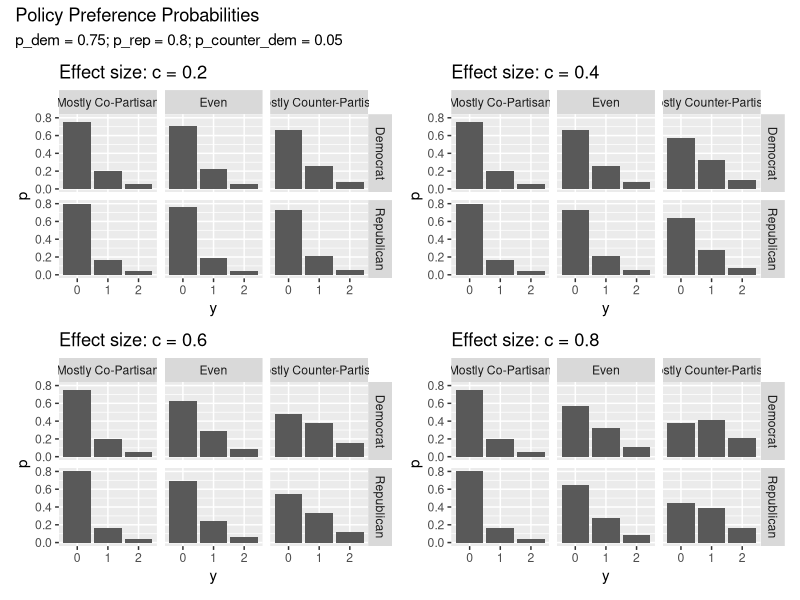
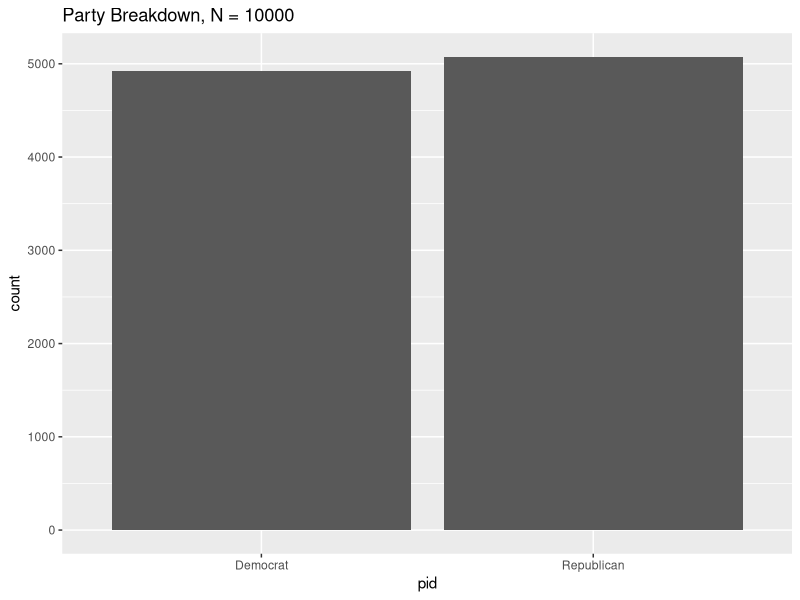
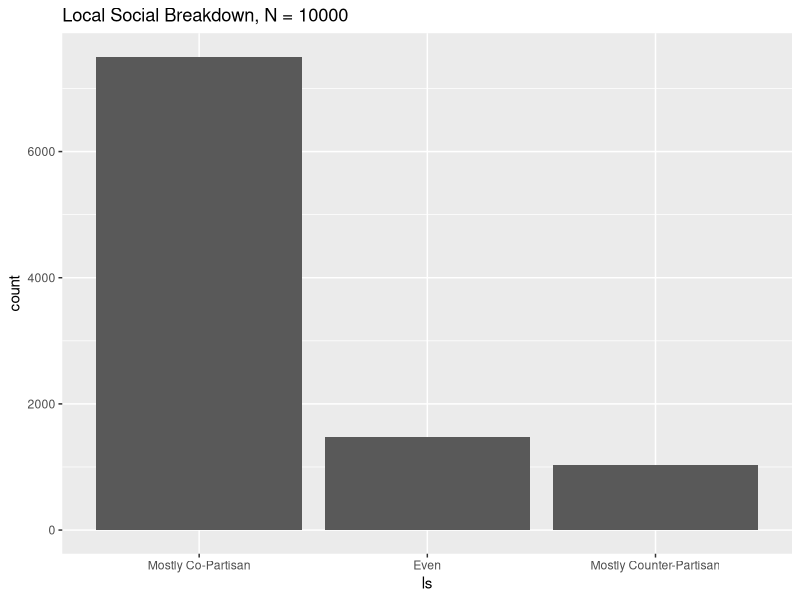
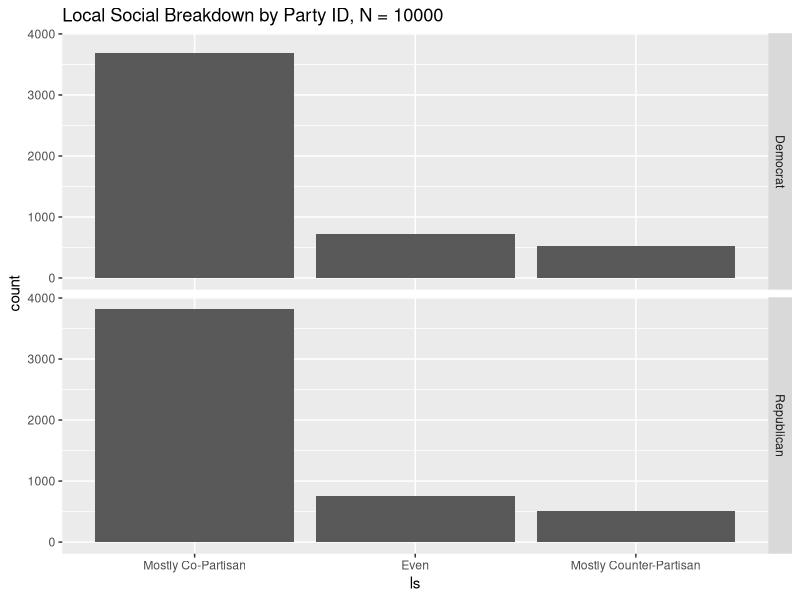
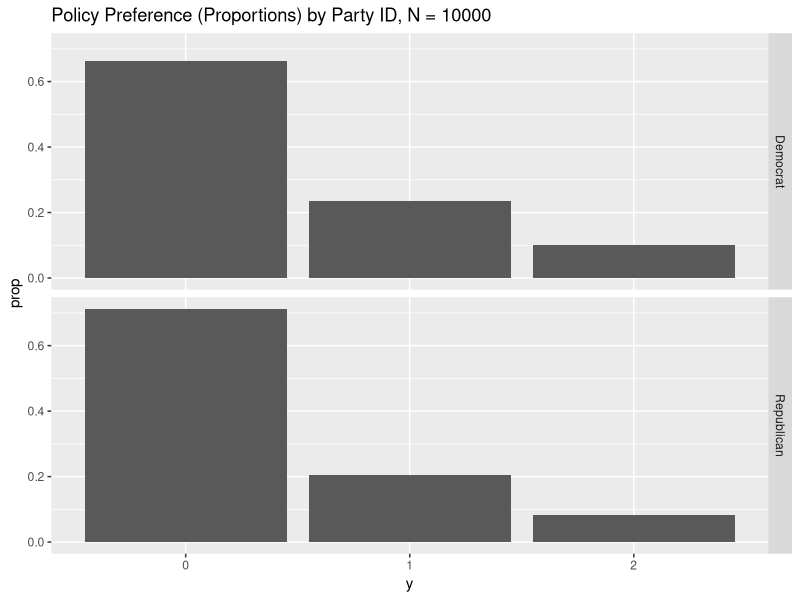
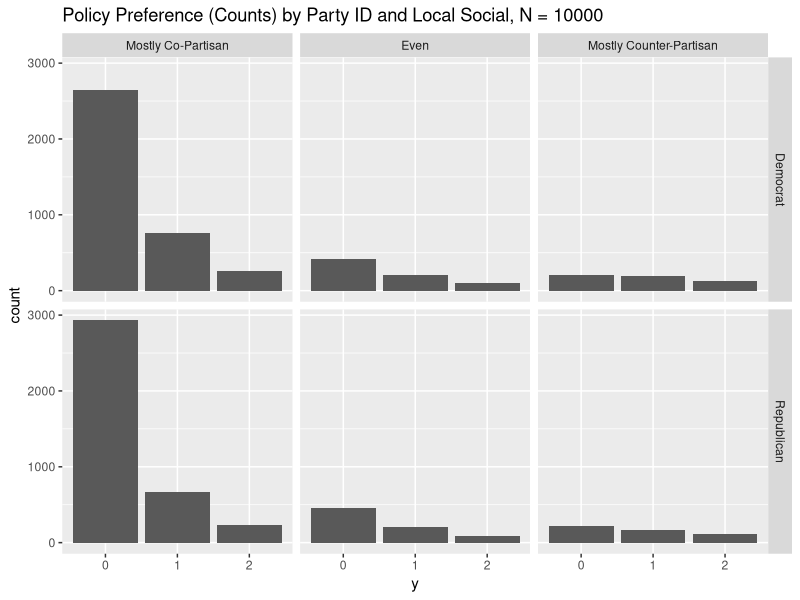
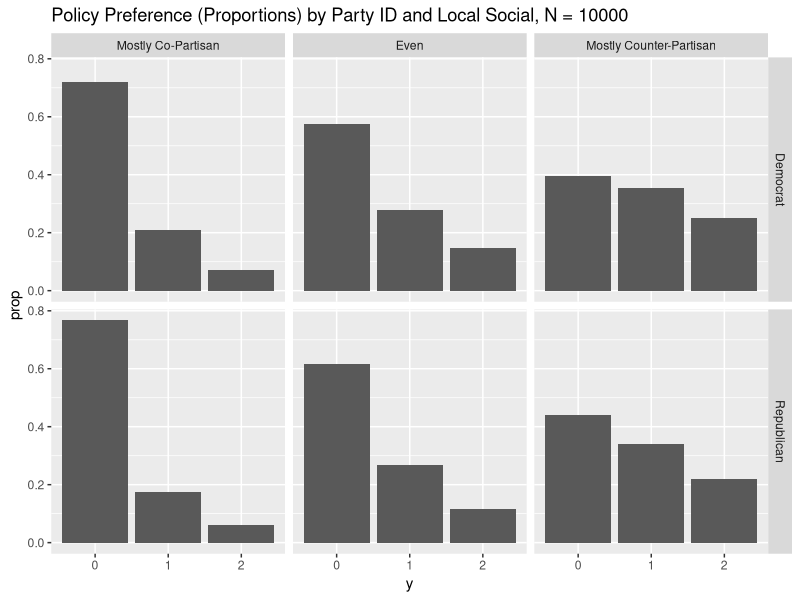
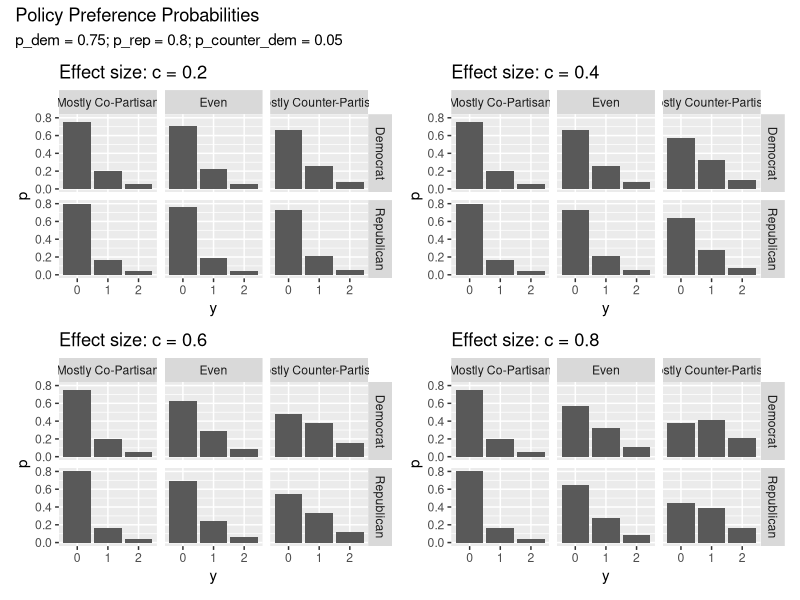

These charts were generated, in order, by the following R code:
library(dplyr)
library(ggplot2)
library(MASS)
library(patchwork)
library(arm)
library(tidyr)

# Helper function to create model parameters intuitively
make_params <- function(p_dem, p_rep, p_counter_dem, c, sigma=0) {
  # `p_dem`: desired P(Y_i = 0 | P_i = 0, L_i = 0), which is the probability that a
  # Democrat (P_i = 0) with mostly Democratic friends (L_i = 0) has a co-partisan
  # policy preference (Y_i = 0).
  
  # `p_rep`: desired P(Y_i = 0 | P_i = 1, L_i = 0), which is the probability that a
  # Republican (P_i = 1) with mostly Republican friends (L_i = 0) has a co-partisan
  # policy preference (Y_i = 0).
  
  # `p_counter_dem`: desired P(Y_i = 2 | P_i = 0, L_i = 0), which is the probability that a
  # Democrat (P_i = 0) with mostly Democratic friends (L_i = 0) takes a completely
  # counter-partisan policy preference (Y_i = 2).
  
  # `c`: coefficient for counterpartisanship in social group. The higher this
  # is, the greater the correlation between counterpartisan friends and
  # counterpartisan policy preferences.
  
  # `sigma`: scale for logistic distribution representing additional
  # person-level variation not explained by party ID or local social
  
  # Intercept
  a <- logit(1 - p_dem)
  
  # Coefficient for Republican
  b <- logit(1 - p_rep) - a
  
  # Cutoff parameter shifting log-odds for P(Y_i > 1)
  d <- a - logit(p_counter_dem)
  
  params <- list(a=a, b=b, c=c, d=d, sigma=sigma)
  return(params)
}

# Helper function to calculate policy preference probabilities for each person
probs <- function(party_id, local_social, params, noise=0) {
  # `party_id`: vector with entries in {0, 1}
  # `local_social`: vector with entries in {0, 1, 2}
  # `params`: list, output from `make_params`
  # `noise`: optional, vector of random individual-level logistic noise
  
  # Calculate the base log-odds, logit[ P(Y_i > 0) ]
  log_odds <- params$a + params$b * party_id + params$c * local_social + noise
  
  # Calculate the actual probabilities of each policy preference
  p_gt_0 <- invlogit(log_odds) # P(Y_i > 0)
  p_gt_1 <- invlogit(log_odds - params$d) # P(Y_i > 1)
  
  # We obtain the probabilities for specific preference values as follows
  #   P(Y_i = 0) = 1 - P(Y_i > 0) = 1 - p_gt_0
  #   P(Y_i = 1) = P(Y_i > 0) - P(Y_i > 1) = p_gt_0 - p_gt_1
  #   P(Y_i = 2) = P(Y_i > 1) = p_gt_1
  p <- cbind(1 - p_gt_0, p_gt_0 - p_gt_1, p_gt_1)
  colnames(p) <- c("p0", "p1", "p2")
  return(p)
}

add_helper_columns <- function(df) {
  # `df`: data.frame containing columns `party_id`, `local_social`
  party_names <- c("Democrat", "Republican")
  local_social_levels <- c("Mostly Co-Partisan", "Even", "Mostly Counter-Partisan")
  
  pid <- factor(party_names[df$party_id + 1], levels=party_names)
  
  ls <- factor(
    local_social_levels[df$local_social + 1],
    levels=local_social_levels
  )
  
  return(data.frame(cbind(pid, ls, df)))
}

simulate_data <- function(N, params) {
  # P_i, party_id. coded as 0 for D, 1 for R.
  party_id <- rbinom(N, 1, 0.5)
  
  # Let's say that people answer according to the following distribution:
  #   Mostly co-partisan (0):        0.75
  #   Roughly even (1):              0.2
  #   Mostly counter-partisan (2):   0.05
  
  # L_i, local social partisanship
  ls_probs <- c(0.75, 0.15, 0.1)
  local_social <- sample(0:2, N, replace=TRUE, prob=ls_probs)
  
  # For simplicity, start with one economic question on a 3-point scale.
  # For example: "The current income tax rate for the highest tax bracket is
  # 37%. Should it be raised, lowered or kept the same?"
  #     i) Raised ii) Kept the same iii) Lowered
  # Denote this by Y_i. Code the variable such that
  #     0: Expected partisan position. "Raised" for D, "Lowered" for R.
  #     1: Middle option.
  #     2: Counter-partisan position. "Lowered" for D, "Raised" for R.
  
  # The ordinal regression model for this problem can be written as:
  # P(Y_i > 0) = invlogit(a + XB)
  # P(Y_i > 1) = invlogit(a + XB - c)
  
  # Additionally, we treat the categorical predictor L_i as a continuous
  # variable, essentially meaning that we assume the "effect" on policy
  # preferences is the samewhen comparing 0 to 1 or 1 to 2. This way,
  # we only have one parameter whose significance we need to assess, simplifying
  # the power analysis.
  
  # Our model is thus:
  #    P(Y_i > 0) = invlogit(a + b * P_i + c * L_i + epsilon),
  #    P(Y_i > 1) = invlogit(a + b * P_i + c * L_i - d + epsilon).
  
  # Generate additional person-level variation not explained by party ID or local social
  eps <- rnorm(N, 0, params$sigma)
  
  # Calculate the probabilities of each person having each preference,
  # based on the proided params a, b, c, d, and the generated variation epsilon.
  p <- probs(party_id, local_social, params, eps)
  
  # Generate outcome variable from these probabilities
  y <- rep(0, N)
  for (i in 1:N) {
    y[i] <- sample(0:2, 1, prob=p[i,])
  }
  
  result <- data.frame(cbind(party_id, local_social, y, p))
  
  # Add some helper columns
  result <- add_helper_columns(result)
  
  # change `y` to a factor for use in polr down the line
  result$y <- factor(result$y, levels=0:2)
  
  return(result)
}

plot_simulation <- function(data) {
  N <- nrow(data)
  print(
    ggplot(data, aes(x=pid)) +
    geom_bar() +
    ggtitle(paste0("Party Breakdown, N = ", N))
    )
  
  print(
    ggplot(data, aes(x=ls)) +
    geom_bar() +
    ggtitle(paste0("Local Social Breakdown, N = ", N))
    )
  
  print(
    ggplot(data, aes(x=ls)) +
    geom_bar() +
    facet_grid(rows=vars(pid)) +
    ggtitle(paste0("Local Social Breakdown by Party ID, N = ", N))
    )
  
  # probs
  data %>% distinct(party_id, local_social, .keep_all=TRUE) %>%
    arrange(party_id, local_social) %>%
    dplyr::select(-c(y, party_id, local_social)) %>%
    relocate(pid, ls)
  
  print(
    ggplot(data, aes(x=y)) +
    geom_bar(aes(y=after_stat(prop), group=1)) +
    facet_grid(vars(pid)) +
    ggtitle(paste0("Policy Preference (Proportions) by Party ID, N = ", N))
    )
  
  print(
    ggplot(data, aes(x=y)) +
    geom_bar() +
    facet_grid(vars(pid), vars(ls)) +
    ggtitle(paste0("Policy Preference (Counts) by Party ID and Local Social, N = ", N))
    )
  
  print(
    ggplot(data, aes(x=y)) +
    geom_bar(aes(y=..prop.., group=1)) +
    facet_grid(vars(pid), vars(ls)) +
    ggtitle(paste0("Policy Preference (Proportions) by Party ID and Local Social, N = ", N))
    )
}
fit_model <- function (data) {
  model <- polr(y ~ party_id + local_social, data, Hess=TRUE)
  return(model)
}

run_sims <- function (n_iter, n_sample, params, alpha=0.05) {
  ests <- rep(0, n_iter)
  ses <- rep(0, n_iter)
  signif <- rep(FALSE, n_iter)
  
  for (i in 1:n_iter) {
    data <- simulate_data(n_sample, params)
    g <- fit_model(data)
    
    ests[i] <- as.numeric(g$coefficients["local_social"])
    ses[i] <- sqrt(diag(vcov(g))["local_social"])
    
    ci <- suppressMessages(confint(g, level=1-alpha))
    lower_gt_0 <- ci["local_social", 1] > 0
    upper_lt_0 <- ci["local_social", 2] < 0
    signif[i] <- lower_gt_0 || upper_lt_0
  }
  return(data.frame(cbind(ests, ses, signif)))
}

check_power <- function(n_iter, n_sample, params, alpha=0.05) {
  result <- run_sims(N_iter, N, params, alpha=alpha)
  return(mean(result$signif))
}

explore_c <- function(p_dem, p_rep, p_counter_dem, c_vals) {
  party_id <- rep(c(0, 1), each=3)
  local_social <- rep(0:2, times=2)
  
  plots <- list()
  
  for (i in 1:length(c_vals)){
    c <- c_vals[i]
    params <- make_params(p_dem, p_rep, p_counter_dem, c)
    p <- probs(party_id, local_social, params)
    p <- add_helper_columns(data.frame(cbind(party_id, local_social, p)))
    # Transform to long format
    p_long <- p %>%
      pivot_longer(
        cols = c(p0, p1, p2),
        names_to = "y",
        names_prefix="p",
        values_to = "p"
      )
    
    plots[[i]] <- ggplot(p_long, aes(x=y, y=p)) +
      geom_col() +
      facet_grid(vars(pid), vars(ls)) +
      ggtitle(paste0("Effect size: c = ", c))
  }
  combined_plot <- wrap_plots(plots) + plot_annotation(
    title = "Policy Preference Probabilities",
    subtitle = paste0(
      "p_dem = ", p_dem,
      "; p_rep = ", p_rep,
      "; p_counter_dem = ", p_counter_dem
      )
    )
  
  filename <- paste0("effect_sizes_", p_dem, "_", p_rep, "_", p_counter_dem, ".png")
  ggsave(paste0("img/", filename), plot=combined_plot)
  return(combined_plot)
}

# Get a sense for what effect sizes might make sense, for
# reasonable choices of p_dem, p_rep, p_counter_dem

# p that a democrat with mostly dem friends has a dem view
p_dem <- 0.75 
# p that a republican with mostly rep friends has rep view
p_rep <- 0.8 
# p that a dem with mostly dem friends has a rep view
p_counter_dem <- 0.05

c_vals <- c(0.2, 0.4, 0.6, 0.8)
explore_c(p_dem, p_rep, p_counter_dem, c_vals)


# "effect" size. higher c means it's more likely that people with
# counter-partisan friends will have counter-partisan views
c <- 0.8

# noise scale
sigma <- 1

params <- make_params(p_dem, p_rep, p_counter_dem, c, sigma)

data <- simulate_data(10000, params)
plot_simulation(data)
display(fit_model(data))

N_iter <- 1000
N <- 300
print(paste0("Power, N = ", N, ": ", check_power(N_iter, N, params)))
